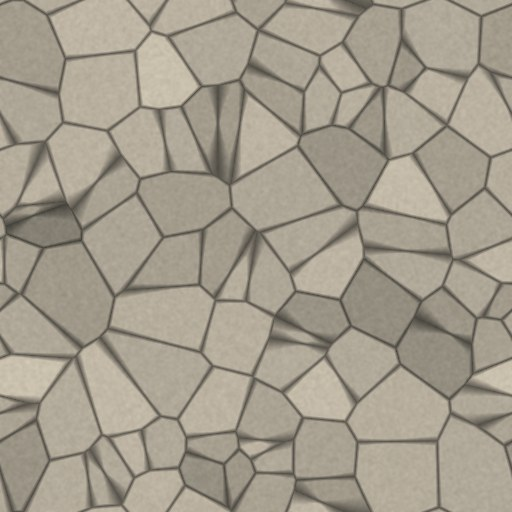

Here is the Python script that generated this plot:
# tileable polygonal-masonry texture (Sabroso is known for its polygonal granite facing)
import numpy as np
from PIL import Image,ImageFilter
from scipy.spatial import cKDTree
rng=np.random.default_rng(7);N=512;n=90
P=rng.random((n,2))*N;T=np.vstack([P+[dx,dy] for dx in(-N,0,N) for dy in(-N,0,N)])
yy,xx=np.mgrid[0:N,0:N];q=np.stack([xx.ravel()+.5,yy.ravel()+.5],1)
d,i=cKDTree(T).query(q,k=2);edge=(d[:,1]-d[:,0]).reshape(N,N);cell=(i[:,0]%n).reshape(N,N)
tone=rng.normal(0,1,n);base=np.array([176,168,152],float)
col=base[None,None,:]+tone[cell][...,None]*np.array([13,12,11])
noise=np.asarray(Image.fromarray((rng.random((N,N))*255).astype(np.uint8)).filter(ImageFilter.GaussianBlur(1.2)),float)/255-.5
col+=noise[...,None]*38
mort=np.clip(edge/5,0,1)[...,None];col=col*(.5+.5*mort)
lit=0
Image.fromarray(np.clip(col,0,255).astype(np.uint8)).save('blend/stone.jpg',quality=88)
th=np.asarray(Image.fromarray((rng.random((256,256))*255).astype(np.uint8)).filter(ImageFilter.GaussianBlur(.6)),float)/255
st=np.sin(np.arange(256)[:,None]/256*2*np.pi*22+th*3)*.5+.5
thc=np.array([150,118,70])[None,None,:]*(.72+.38*st[...,None])+(th[...,None]-.5)*40
Image.fromarray(np.clip(thc,0,255).astype(np.uint8)).save('blend/thatch.jpg',quality=88)
